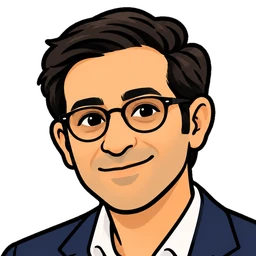
#> input picture src/assets/ask-mohammed.webp, 256 x 256 px
$ python cutout.py ../../../../src/assets/ask-mohammed.webp out.png
#> lines starting #> are read from the running program, lines starting #| are printed output that depends on the picture
#!/usr/bin/env python3
"""Turn a paper-cut figure on a plain background into a transparent PNG, cropped to the figure.
Works when the background is one flat colour (white, grey, a studio sweep). A white dishdasha on a white background
can be eaten: keep --tol low (default 8) or, better, export a transparent PNG. For busy backgrounds,
export a transparent PNG from the image tool instead.
   python3 cutout.py in.jpg out.png [--tol 28] [--feather 1.5]"""
import sys, argparse
from collections import deque
from PIL import Image, ImageFilter
ap = argparse.ArgumentParser(); ap.add_argument('src'); ap.add_argument('out'); ap.add_argument('--tol', type=float, default=8); ap.add_argument('--feather', type=float, default=1.5); ap.add_argument('--ntol', type=float, default=9); ap.add_argument('--checker', action='store_true')
a = ap.parse_args()
im = Image.open(a.src).convert('RGBA'); W, H = im.size; px = im.load()
#> further down, im is the input picture: PIL image 256x256 RGBA; mean R, G, B, A 79.6, 61.3, 47.5, 149.2
#> after `W, H = im.size`: W = 256; H = 256
if any(px[x, y][3] < 250 for x, y in [(0, 0), (W - 1, 0), (0, H - 1), (W - 1, H - 1)]):
    print('already transparent; cropping only')
    mask = im.split()[3]
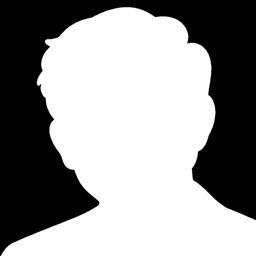
#> mask: PIL image 256x256 L; min 0, max 255, mean 149.2
else:
    border = [px[x, 0] for x in range(0, W, 7)] + [px[x, H - 1] for x in range(0, W, 7)] + [px[0, y] for y in range(0, H, 7)] + [px[W - 1, y] for y in range(0, H, 7)]
    bg = tuple(sorted(c[i] for c in border)[len(border) // 2] for i in range(3))
    neutral = lambda c: max(c[:3]) - min(c[:3]) <= a.ntol
    lum = sorted(sum(c[:3]) / 3 for c in border)
    neut = [c for c in border if neutral(c)]
    nl = sorted(sum(c[:3]) / 3 for c in neut)
    checker = a.checker or (len(neut) >= .9 * len(border) and nl and nl[int(len(nl) * .95)] - nl[int(len(nl) * .05)] > 30)
    if checker:
        # a fake-transparency checkerboard baked into the pixels: every grey or white pixel connected to the edge is background;
        # the figure's coloured paper border stops the fill, so white clothing inside it is kept
        near = neutral
    else:
        near = lambda c: ((c[0] - bg[0]) ** 2 + (c[1] - bg[1]) ** 2 + (c[2] - bg[2]) ** 2) ** .5 <= a.tol
    seen = bytearray(W * H); q = deque()
    for x in range(W):
        for y in (0, H - 1): q.append((x, y))
    for y in range(H):
        for x in (0, W - 1): q.append((x, y))
    while q:  # flood fill the background from the edges, so white inside the figure is kept
        x, y = q.popleft(); i = y * W + x
        if seen[i] or not near(px[x, y]): continue
        seen[i] = 1
        if x > 0: q.append((x - 1, y))
        if x < W - 1: q.append((x + 1, y))
        if y > 0: q.append((x, y - 1))
        if y < H - 1: q.append((x, y + 1))
    mask = Image.frombytes('L', (W, H), bytes(0 if v else 255 for v in seen)).filter(ImageFilter.GaussianBlur(a.feather))
    print('checkerboard background removed' if checker else 'background #%02X%02X%02X removed' % bg)
# keep only the largest connected piece, so slivers of a neighbouring figure at the edge are dropped
small = mask.point(lambda v: 255 if v > 24 else 0).resize((max(1, W // 4), max(1, H // 4)))
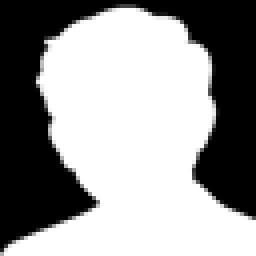
#> small: PIL image 64x64 L (shown 4 times larger); min 0, max 255, mean 150.6
sw, sh = small.size; sp = small.load(); lab = [[0] * sw for _ in range(sh)]; sizes = {}; n = 0
#> after `sw, sh = small.size`: sw = 64; sh = 64
for y0 in range(sh):
    for x0 in range(sw):
        if sp[x0, y0] and not lab[y0][x0]:
            n += 1; lab[y0][x0] = n; q = deque([(x0, y0)]); c = 0
            while q:
                x, y = q.popleft(); c += 1
                for nx, ny in ((x + 1, y), (x - 1, y), (x, y + 1), (x, y - 1)):
                    if 0 <= nx < sw and 0 <= ny < sh and sp[nx, ny] and not lab[ny][nx]:
                        lab[ny][nx] = n; q.append((nx, ny))
            sizes[n] = c
#> after the loop, n = 1; sizes = {1: 2543}
if len(sizes) > 1:
    keep = max(sizes, key=sizes.get)
    keepmask = Image.new('L', (sw, sh), 0); kp = keepmask.load()
    for y in range(sh):
        for x in range(sw):
            if lab[y][x] == keep: kp[x, y] = 255
    keepmask = keepmask.resize((W, H)).filter(ImageFilter.MaxFilter(9))
    mask = Image.composite(mask, Image.new('L', (W, H), 0), keepmask)
    print('dropped', len(sizes) - 1, 'small piece(s) at the edges')
im.putalpha(mask)
box = mask.point(lambda v: 255 if v > 24 else 0).getbbox()
#> box = (0, 7, 256, 256)
im = im.crop(box) if box else im
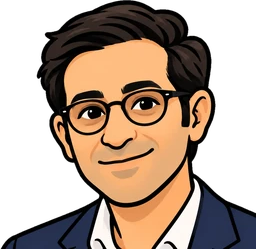
#> im: PIL image 256x249 RGBA; mean R, G, B, A 81.7, 62.9, 48.7, 153.4; transparent parts drawn white
im.save(a.out); print('wrote', a.out, im.size, 'aspect %.3f' % (im.size[0] / im.size[1]))
#| wrote out.png (256, 249) aspect 1.028
